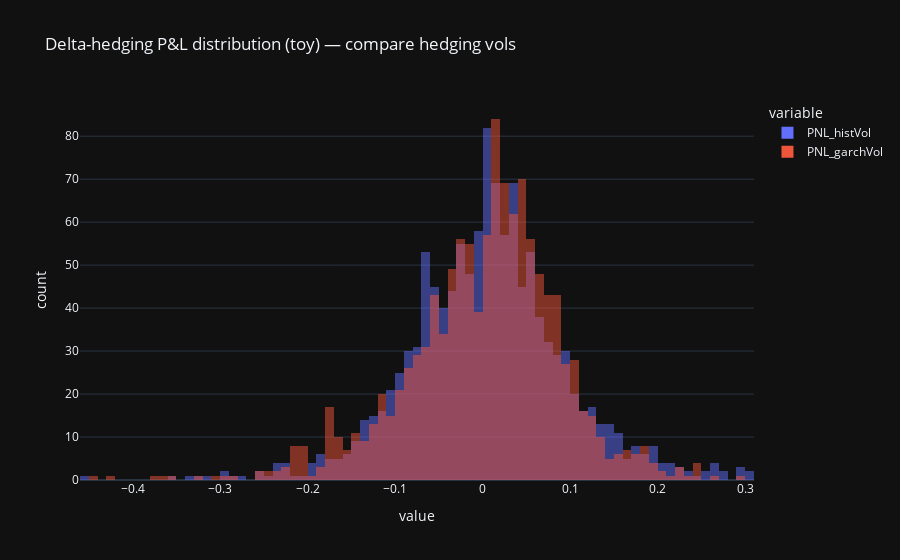

Notebook cell for this chart:
### Markdown cell above
## 8) Hedging lab: Delta hedging P&L (toy but very instructive)

We simulate an option under GBM and delta-hedge using a chosen volatility input:
- Historical vol (rolling)
- GARCH forecast (if available)
- Implied vol (from surface, ATM maturity-nearest)

**Interpretation**
- If hedging vol is too low/high → systematic P&L bias
- More frequent hedging reduces discretization error (but costs more in practice)

### Code cell
def bs_delta_call(S: float, K: float, T: float, r: float, q: float, sigma: float) -> float:
    if T <= 0 or sigma <= 0:
        return 1.0 if S > K else 0.0
    vol = sigma*math.sqrt(T)
    d1 = (math.log(S/K) + (r-q+0.5*sigma*sigma)*T)/vol
    return float(math.exp(-q*T)*norm.cdf(d1))

def delta_hedge_pnl_gbm(S0: float, K: float, T: float, r: float, q: float, sigma_true: float, sigma_hedge: float,
                        steps: int = 252, seed: int = 42):
    # simulate one path under true sigma
    t, S = simulate_gbm_paths(S0, mu=r-q, sigma=sigma_true, T=T, steps=steps, n_paths=1, seed=seed)
    S = S[:,0]
    dt = T/steps
    # initial option price
    C0, _ = bs_call_put(S0, K, T, r, q, sigma_true)
    # hedge portfolio: hold delta shares financed by cash B
    delta0 = bs_delta_call(S0, K, T, r, q, sigma_hedge)
    B = C0 - delta0*S0  # self-financing initial
    delta = delta0
    # rebalance
    for i in range(1, steps+1):
        # accrue cash at r
        B *= math.exp(r*dt)
        # portfolio value before rebalance
        V = delta*S[i] + B
        # compute new delta for remaining time
        tau = max(0.0, T - t[i])
        delta_new = bs_delta_call(S[i], K, tau, r, q, sigma_hedge)
        # rebalance: buy/sell shares, adjust cash
        B = V - delta_new*S[i]
        delta = delta_new
    # final payoff and hedged PnL
    payoff = max(S[-1] - K, 0.0)
    pnl = (delta*S[-1] + B) - payoff
    return pnl

# Example: compare hedging PnL distribution by running many paths
def hedge_pnl_distribution(S0: float, K: float, T: float, r: float, q: float, sigma_true: float, sigma_hedge: float,
                           steps: int = 252, n_paths: int = 2000, seed: int = 42):
    rng_ = np.random.default_rng(seed)
    pnls = np.array([delta_hedge_pnl_gbm(S0, K, T, r, q, sigma_true, sigma_hedge, steps=steps, seed=int(rng_.integers(0, 1e9)))
                     for _ in range(n_paths)])
    return pnls

S0 = float(px.iloc[-1]); K = S0; T = 30/365; r_rf = 0.02; q_div = 0.0
sigma_true = float(r.rolling(63).std(ddof=1).iloc[-1]*np.sqrt(252))
sigma_hedge_hist = sigma_true
sigma_hedge_garch = garch_forecast if (not np.isnan(garch_forecast)) else sigma_true

pnls_hist = hedge_pnl_distribution(S0, K, T, r_rf, q_div, sigma_true, sigma_hedge_hist, steps=60, n_paths=1200, seed=SEED)
pnls_garch = hedge_pnl_distribution(S0, K, T, r_rf, q_div, sigma_true, sigma_hedge_garch, steps=60, n_paths=1200, seed=SEED+1)

dfp = pd.DataFrame({"PNL_histVol": pnls_hist, "PNL_garchVol": pnls_garch})
fig = pxl.histogram(dfp, x=["PNL_histVol","PNL_garchVol"], barmode="overlay", nbins=80, template="plotly_dark",
                   title="Delta-hedging P&L distribution (toy) — compare hedging vols")
fig.show()
fig.write_html(ASSETS_DIR / "hedging_pnl_hist.html")

dfp.describe().round(6)

### Figure 1 — Plotly figure (JSON) as saved in the notebook; plotly's stock layout.template omitted (floating-point values rounded to 4 significant figures; data arrays with more than 128 entries replaced by an {"elided": "..."} marker saying what was removed)
{"data": [{"alignmentgroup": "True", "bingroup": "x", "hovertemplate": "variable=PNL_histVol<br>value=%{x}<br>count=%{y}<extra></extra>", "legendgroup": "PNL_histVol", "marker": {"color": "#636efa", "opacity": 0.5, "pattern": {"shape": ""}}, "name": "PNL_histVol", "nbinsx": 80, "offsetgroup": "PNL_histVol", "orientation": "v", "showlegend": true, "type": "histogram", "x": {"elided": "1200 float values"}, "xaxis": "x", "yaxis": "y"}, {"alignmentgroup": "True", "bingroup": "x", "hovertemplate": "variable=PNL_garchVol<br>value=%{x}<br>count=%{y}<extra></extra>", "legendgroup": "PNL_garchVol", "marker": {"color": "#EF553B", "opacity": 0.5, "pattern": {"shape": ""}}, "name": "PNL_garchVol", "nbinsx": 80, "offsetgroup": "PNL_garchVol", "orientation": "v", "showlegend": true, "type": "histogram", "x": {"elided": "1200 float values"}, "xaxis": "x", "yaxis": "y"}], "layout": {"barmode": "overlay", "legend": {"title": {"text": "variable"}, "tracegroupgap": 0}, "title": {"text": "Delta-hedging P&L distribution (toy) — compare hedging vols"}, "xaxis": {"anchor": "y", "domain": [0, 1], "title": {"text": "value"}}, "yaxis": {"anchor": "x", "domain": [0, 1], "title": {"text": "count"}}}}
